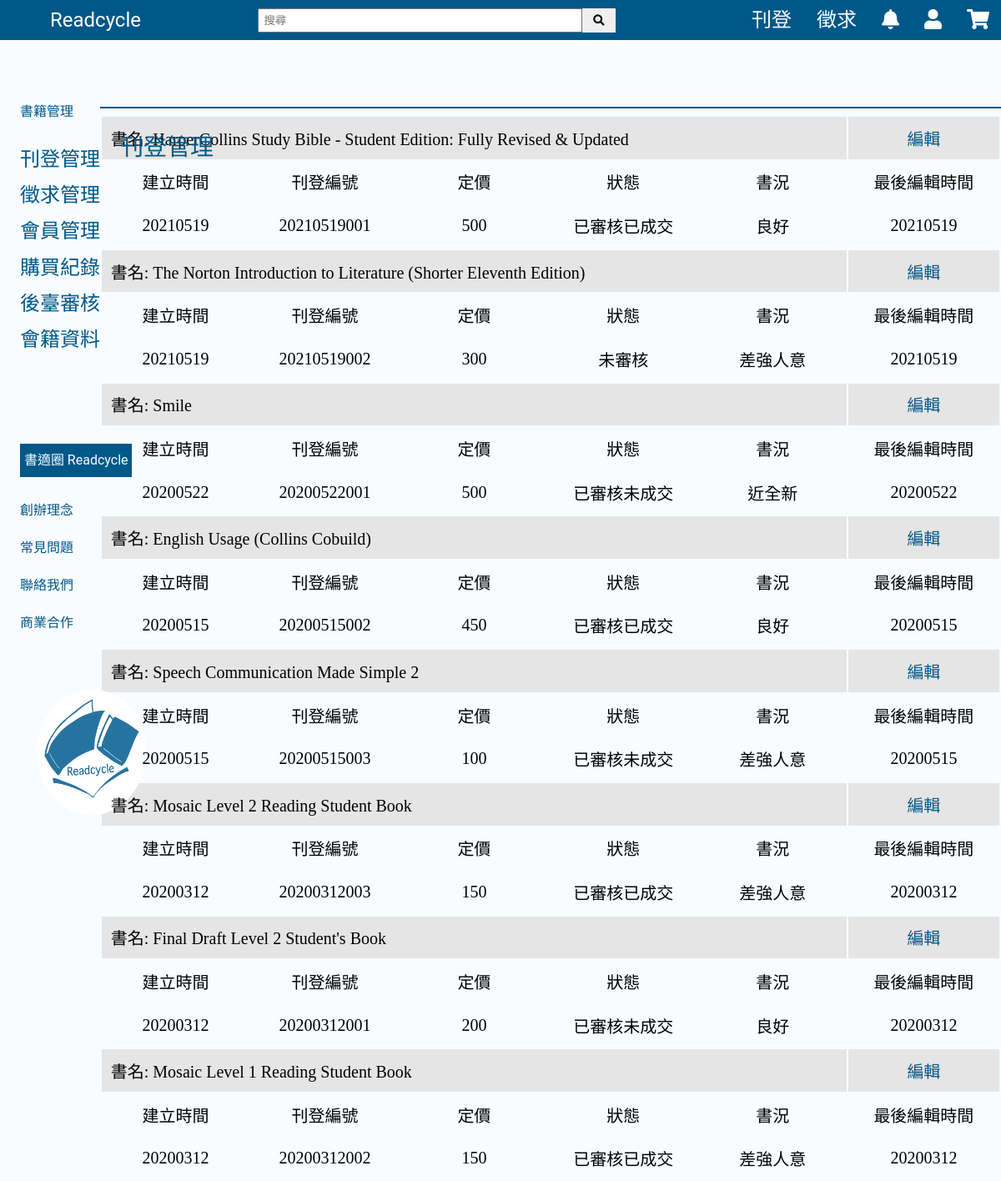
Screenshot of /php/Manage_Sell1.php (signed in) with the database file from the repository.
### tables this page shows
CREATE TABLE `book_function` (
  `function_id` varchar(11) NOT NULL,
  `ISBN` varchar(13) NOT NULL,
  `member_id` varchar(8) NOT NULL,
  `situation` varchar(20) NOT NULL DEFAULT '未審核',
  `pub_price` int(4) NOT NULL,
  `book_condition` varchar(20) NOT NULL,
  `class` varchar(20) DEFAULT NULL,
  `pic1` varchar(20) NOT NULL,
  `pic2` varchar(20) NOT NULL,
  `description` text DEFAULT NULL,
  `function` varchar(20) NOT NULL,
  `pub_create_date` datetime NOT NULL,
  `pub_update_date` datetime NOT NULL DEFAULT current_timestamp()
);

CREATE TABLE `book` (
  `ISBN` varchar(13) NOT NULL,
  `book_title` varchar(100) NOT NULL,
  `author` varchar(50) NOT NULL,
  `version` int(3) DEFAULT NULL,
  `publishing_house` varchar(50) NOT NULL,
  `publication_date` datetime NOT NULL DEFAULT current_timestamp(),
  `book_update_date` datetime NOT NULL DEFAULT current_timestamp()
);

### php/Manage_Sell1.php (the view, shortened to what this page needs)
<?php
	include ("../conn.php");
	if (isset($_SESSION["memberid"] ) ){
		$level = $_SESSION['level'] ;
?>
<!DOCTYPE html>
<html lang="zh-tw">
<head>
    <link rel="stylesheet" href="../css/home.css">
    <link rel="stylesheet" href="https://use.fontawesome.com/releases/v5.3.1/css/all.css">
	<link rel="stylesheet" href="../css/Manage_Sell1_style.css">
	<link rel="stylesheet" href="https://use.fontawesome.com/releases/v5.3.1/css/all.css">
</head>
<?php
}else{
	echo "請先登入!";
	header('Refresh:2; ../html/Log_In.html');
	exit();
}
?>
<?php
	$memberid = $_SESSION['memberid'];
	$sql = "SELECT book_function.* ,book.book_title FROM book_function ,book
	WHERE member_id = '$memberid' && function = '刊登'
	&& book.ISBN = book_function.ISBN
	ORDER BY pub_update_date DESC";
	$result= $db -> query($sql);
	$attr = $result -> fetch_assoc();
?>
<body>
    <form name="search" method="post" action="aftersearch.php">
        <div class="header">
            <div class="logo"><a href="../php/home.php?<?php echo "member_id=" . $memberid . "&depart=" . $depart; ?>">Readcycle</a></div>
            <div class="search">
                <input class="search-bar" type="text" name="search" id="search" placeholder="搜尋">
                <button type="submit" class="search-btn" name="search_confirm"><i class="fas fa-search"></i></button>
            </div>
            <div class="publish"><a href="../php/Sale_Book1.php">刊登</a></div>
            <div class="request"><a href="../php/Request_Book1.php">徵求</a></div>
            <div class="notification">
                <div class="popover__title">
                    <i class="fas fa-bell"></i>
                </div>
            </div>
            <div class="member">
                <div class="popover__title">
                    <i class="fas fa-user"></i>
                </div>
            </div>
            <div class="cart"><a href="../php/Cart.php"><i class="fas fa-shopping-cart"></i></a></div>
        </div>
    </form>
	<div class="left">
		<p>書籍管理<br></p>
		<a href="Manage_Sell1.php">刊登管理</a><br>
		<a href="Manage_Require1.php">徵求管理</a><br>
		<a href="Manage_Member1.php">會員管理</a><br>
		<a href="Manage_Order.php">購買紀錄</a><br>
		<?php if($level == 0){
		?>
		<a href="Manage_Backstage1.php">後臺審核</a><br>
		<a href="Membership.php">會籍資料</a><br>
		<?php
		}
		?>
        <br><br>
        <div class="information">
            <p>書適圈 Readcycle</p>
            <a href="../php/information.php#AboutUs">創辦理念</a><br>
            <a href="../php/information.php#FAQ">常見問題</a><br>
            <a href="../php/information.php#Contact">聯絡我們</a><br>
            <a href="../php/information.php#Cooperation">商業合作</a>
        </div>
        <br>
        <img src="../index_img/Readcycle_logo.png">
	</div>
	<div>
		<p class="uploadsetting">刊登管理</p>
		<br><br><br><br>
		<hr style="border: 1px solid #005889;" align="left">
	</div>
	<div class="tablen">
		<?php
		if ($attr['book_title']) {
			do {
		?>
				<table class="table1">
					<table width="100%">
						<tr>
							<td class="bookname" colspan="5">書名: <?php echo $attr['book_title']; ?></td>
							<td class="edit"><a class="edit" href="Manage_Sell3.php?<?php
echo "member_id=" . $attr['member_id'] . "&function_id=" . $attr['function_id']; ?>">編輯</a></td>
						</tr>
						<tr>
							<td class="info">建立時間</td>
							<td class="info">刊登編號</td>
							<td class="info">定價</td>
							<td class="info">狀態</td>
							<td class="info">書況</td>
							<td class="info">最後編輯時間</td>
						</tr>
						<tr>
							<td class="info"><?php echo date("Ymd", strtotime($attr['pub_create_date'])); ?></td>
							<td class="info"><?php echo $attr['function_id']; ?></td>
							<td class="info"><?php echo $attr['pub_price']; ?></td>
							<td class="info"><?php echo $attr['book_condition']; ?></td>
							<td class="info"><?php echo $attr['situation']; ?></td>
							<td class="info"><?php echo date("Ymd", strtotime($attr['pub_update_date'])); ?></td>
						</tr>
					</table>
				</table>
			<?php
			} while ($attr = $result->fetch_assoc());
		} else { ?>
			<h1>尚未有刊登記錄呦！～ </br>快點翻翻不要的舊書吧！</h1>
		<?php
		}
		?>
	</div>
</body>
</html>

### css/home.css (style rules this page uses)
body { background-color: #F8FCFF; height: 100%; margin: 0px; }
body a { text-decoration: none; }
.header { background-color: #005889; color: #F8FCFF; height: 48px; font-family: Roboto; font-size: 24px; line-height: 33px; display: flex; align-items:center; box-sizing:border-box; }
.header a { color: #F8FCFF; }
.logo { margin-left: 5%; }
.search { width: 65%; display: flex; }
.search-bar { margin-left:18%; padding:5px; width:48%; }
.search-btn { padding:4px; width:40px; cursor: pointer; }
.publish { margin-left: -4%; text-align: right; }
.request { margin-left: 2.5%; text-align: right; }
.notification { position: relative; display: inline-block; margin-left: 2.5%; }
.popover__title { padding: 32px 0; cursor: pointer; }
.member { position: relative; display: inline-block; margin-left: 2.5%; }
.cart { position: relative; display: inline-block; margin-left: 2.5%; }
img { margin: 0 auto; width: 90%; height: 10%; }
.left { width: 8%; color: #005889; font-family: Roboto; font-style: normal; font-weight: normal; font-size: 24px; line-height: 180%; float:left; margin-top: 50px; margin-left: 2%; }
.left p { font-family: Roboto; font-style: normal; font-weight: normal; font-size: 16px; line-height: 180%; }
.left a { text-decoration: none; color: #005889; }
.information { width: 140%; }
.information p { background: #005889; color: #F8FCFF; text-align: center; }
.information a { font-size: 16px; }
.left img { width: 180px; height: 180px; }

### css/Manage_Sell1_style.css (style rules this page uses)
body { background-color: #F8FCFF; height: 100%; margin: 0px; }
body a { text-decoration: none; }
.header { background-color: #005889; color: #F8FCFF; height: 48px; font-family: Roboto; font-size: 24px; line-height: 33px; display: flex; align-items:center; box-sizing:border-box; }
.header a { color: white; }
.logo { margin-left: 5%; }
.search { width: 65%; display: flex; }
.search-bar { margin-left:18%; padding:5px; width:48%; }
.search-btn { padding:4px; width:40px; cursor: pointer; }
.publish { margin-left: -4%; text-align: right; }
.request { margin-left: 2.5%; text-align: right; }
.notification { position: relative; display: inline-block; margin-left: 2.5%; }
.popover__title { padding: 32px 0; cursor: pointer; }
.member { position: relative; display: inline-block; margin-left: 2.5%; }
.cart { position: relative; display: inline-block; margin-left: 2.5%; }
.left { width: 8%; color: #005889; font-family: Roboto; font-style: normal; font-weight: normal; font-size: 24px; float:left; margin-top: 50px; margin-left: 2%; line-height: 180%; }
.left p { font-family: Roboto; font-style: normal; font-weight: normal; font-size: 16px; line-height: 250%; }
.left a { text-decoration: none; color: #005889; }
button { border: none; }
.uploadsetting { position: absolute; width: 10%; left: 12%; top: 10%; font-family: Roboto; font-size: 28px; line-height: 50%; color: #005888; float:left; font-style: normal; font-weight: normal; }
.tablen { display: block; overflow-y: auto; }
.table1 { padding: 1%; font-size: 20px; border-collapse: collapse; border: #E5E5E5; table-layout: fixed; }
td { max-width: 30px; }
.bookname { background-color: #E5E5E5; text-align: left; padding: 1%; width: 83%; font-size: 20px; }
.edit { color: #005889; font-family: Roboto; text-align: center; background-color: #E5E5E5; font-size: 20px; }
.info { text-align:center; padding: 1%; font-size: 20px; }

### rows the page displays
book_function: book.book_title "HarperCollins Study Bible - Student Edition: Fully Revised & Updated", pub_create_date "20210519", function_id "20210519001", pub_price "500", book_condition "已審核已成交", situation "良好", pub_update_date "20210519"
book_function: book.book_title "The Norton Introduction to Literature (Shorter Eleventh Edition)", pub_create_date "20210519", function_id "20210519002", pub_price "300", book_condition "未審核", situation "差強人意", pub_update_date "20210519"
book_function: book.book_title "Smile", pub_create_date "20200522", function_id "20200522001", pub_price "500", book_condition "已審核未成交", situation "近全新", pub_update_date "20200522"
book_function: book.book_title "English Usage (Collins Cobuild)", pub_create_date "20200515", function_id "20200515002", pub_price "450", book_condition "已審核已成交", situation "良好", pub_update_date "20200515"
book_function: book.book_title "Speech Communication Made Simple 2", pub_create_date "20200515", function_id "20200515003", pub_price "100", book_condition "已審核未成交", situation "差強人意", pub_update_date "20200515"
book_function: book.book_title "Mosaic Level 2 Reading Student Book", pub_create_date "20200312", function_id "20200312003", pub_price "150", book_condition "已審核已成交", situation "差強人意", pub_update_date "20200312"
book_function: book.book_title "Final Draft Level 2 Student's Book", pub_create_date "20200312", function_id "20200312001", pub_price "200", book_condition "已審核未成交", situation "良好", pub_update_date "20200312"
book_function: book.book_title "Mosaic Level 1 Reading Student Book", pub_create_date "20200312", function_id "20200312002", pub_price "150", book_condition "已審核已成交", situation "差強人意", pub_update_date "20200312"
